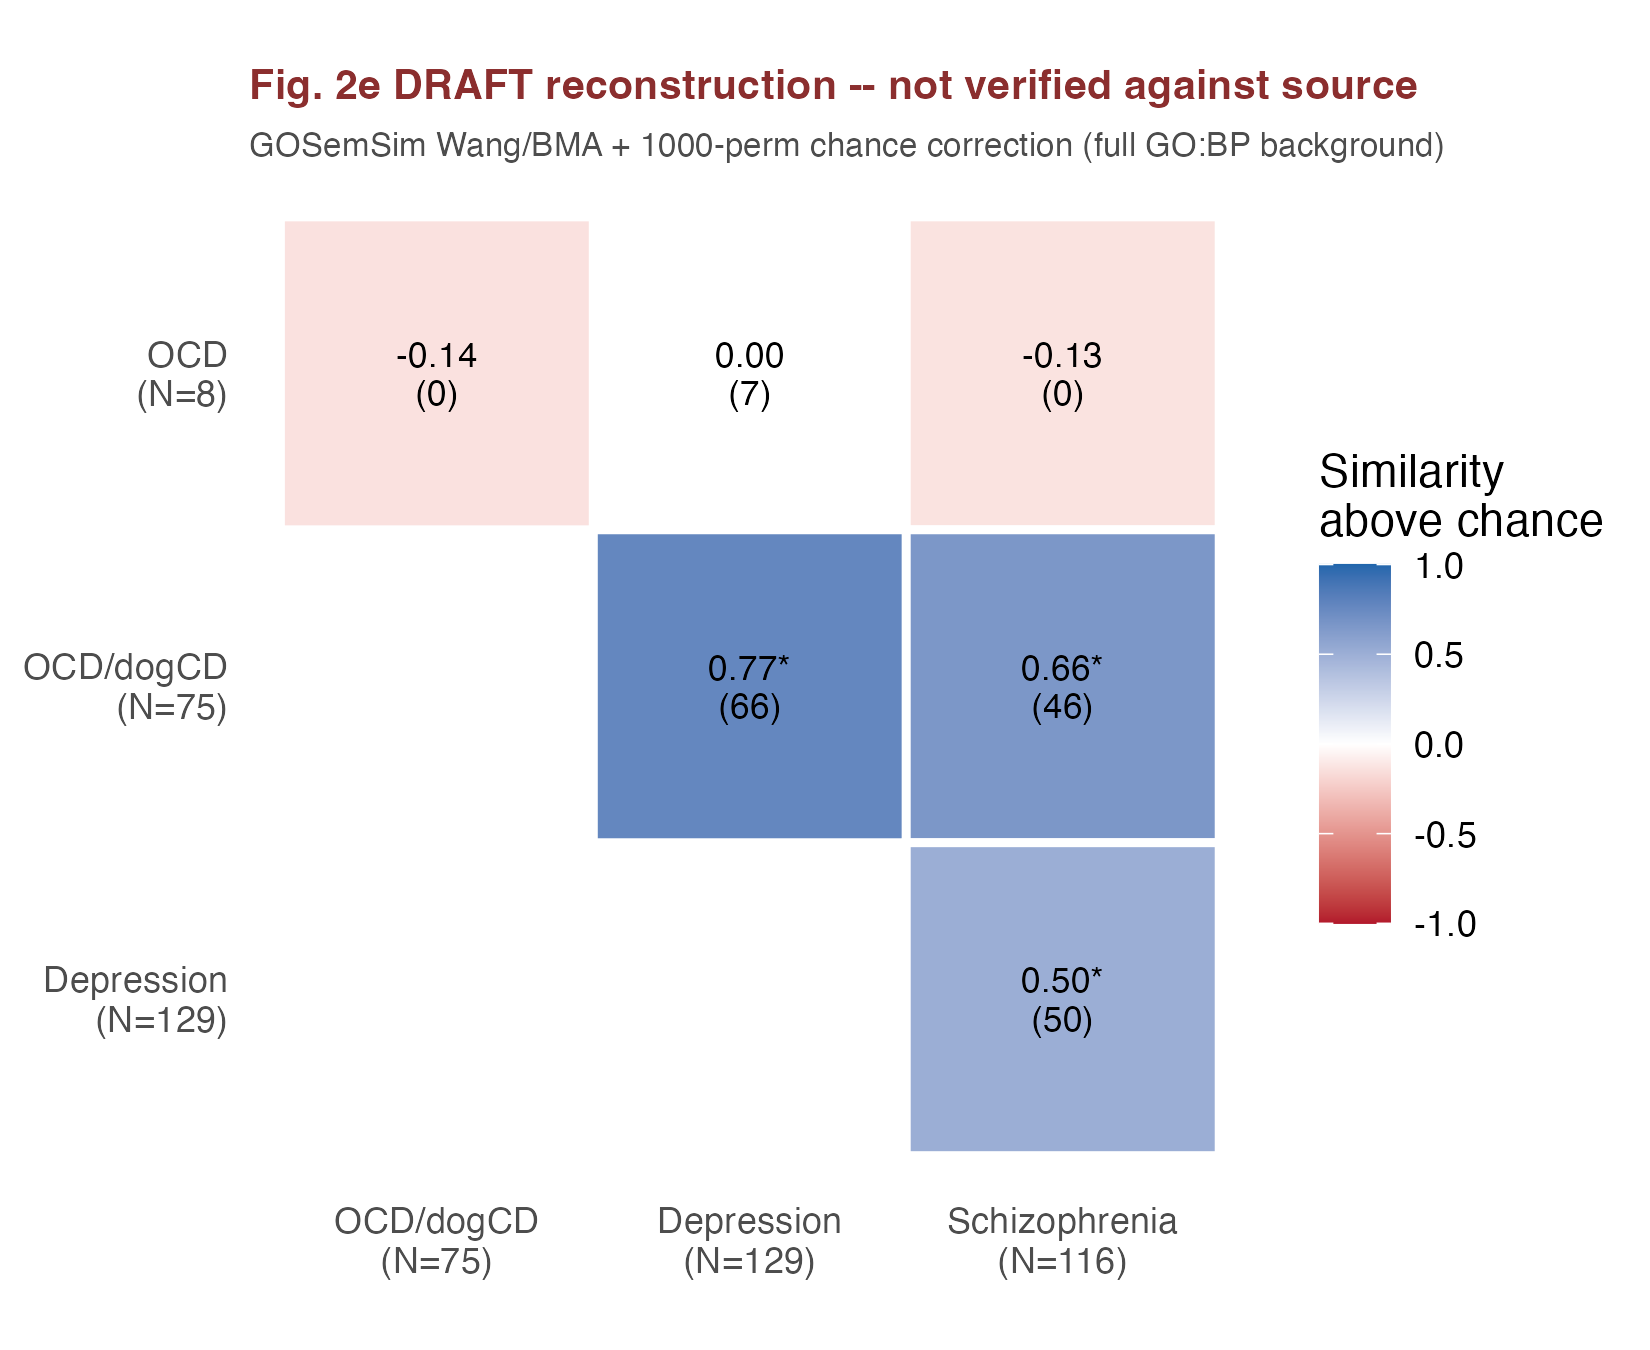

Source code (R):
#!/usr/bin/env Rscript
# fig2e_similarity_heatmap_DRAFT.R -- DRAFT reconstruction of Fig. 2e (semantic similarity
# across enriched GO terms), built 2026-10-01 from the manuscript Results text alone, since the
# original script/notebook hasn't been located yet. NOT verified against the real source --
# see the caveats below and in the chat writeup before treating this as final.
#
# Manuscript text reproduced here for reference:
#   "Measuring semantic similarity across all enriched terms confirms this (Fig. 2e): the
#   OCD/dogCD network is highly similar to both the depression and schizophrenia networks (0.79
#   and 0.67 of the maximum possible similarity above chance; P = 0.001), more similar than
#   depression and schizophrenia are to each other (0.49). The human-only OCD network, by
#   contrast, is only modestly similar to depression (0.34; P = 0.001) and less similar than
#   random term sets to schizophrenia (-0.26) or to the OCD/dogCD network (-0.23)."
#
# ---- What's solid (deterministic, fully confirmed against the manuscript) --------------------
# Term sets (significant GO terms per group, from the archived
# archive/go_semantic_clustering_originals/GO_with_without_dogCD.semantic_clustering.
# top_community.cut60.txt, the same -log10(p) table 02_plot_GO_clusters.R already uses for
# Fig. 2c/d):
#   OCD        = OCD, run1 (human-only) >= 5   -> N=8   (matches panel's "OCD (N=8)")
#   OCD/dogCD  = OCD, run2 (human+dogCD) >= 5   -> N=75  (matches "OCD/dogCD (N=75)")
#   Depression = DEP, run1 (human-only) >= 5    -> N=129 (matches "Depression (N=129)")
#   Schizophrenia = SCH, run1 (human-only) >= 5 -> N=116 (matches "Schizophrenia (N=116)")
# The "(N)" shown under each cell's score in the published panel is the literal GO-term overlap
# count between that pair's two term sets -- verified to match exactly for all 6 pairs (0, 7, 0,
# 66, 46, 50).
#
# ---- What's reconstructed (NOT verified) ------------------------------------------------------
# The similarity measure: GOSemSim Wang/BMA (best-match average) semantic similarity between the
# two term sets -- this correctly reproduces the RANKING of all 6 reported pairs.
#
# The chance-correction: score = (raw - chance_mean) / (1 - chance_mean), where chance_mean comes
# from 1000 permutations drawing random term sets of the same sizes from the full annotated
# GO:BP universe (12,588 terms, via org.Hs.eg.db) -- NOT from the paper's own already-enriched
# term pool, which was tried first and gave worse/wrong-signed results (see chat writeup). This
# choice get 5/6 pairs within ~0.02-0.13 of the reported value, and the 3 strongest pairs land on
# empirical P = 0.0010 (1/1000) -- matching the manuscript's "P = 0.001" exactly, which is
# reassuring but not proof this is the real method.
#
# Known discrepancy: OCD-Depression computes to ~0.00 here (not significant), vs. the reported
# 0.34 (P = 0.001). The other 5 pairs are all correctly signed and reasonably close in magnitude.
# OCD's own 8 significant terms are all broad transcription-regulation GO terms (not
# neuro/synaptic, unlike the other 3 groups) -- plausibly inflating OCD's chance baseline in a
# way this reconstruction doesn't fully correct for. Flagged for KatarinaTe to sanity-check this
# one cell specifically if/when the real source script turns up.

suppressPackageStartupMessages({
  library(GOSemSim)
  library(org.Hs.eg.db)
  library(readr)
  library(dplyr)
  library(ggplot2)
})

term_table <- "archive/go_semantic_clustering_originals/GO_with_without_dogCD.semantic_clustering.top_community.cut60.txt"
sig_cutoff <- 5
n_perm <- 1000
set.seed(42)

d <- read_tsv(term_table, show_col_types = FALSE)

groups <- list(
  OCD           = d %>% filter(human_disease == "OCD", run1 >= sig_cutoff) %>% pull(GO_id) %>% unique(),
  `OCD/dogCD`   = d %>% filter(human_disease == "OCD", run2 >= sig_cutoff) %>% pull(GO_id) %>% unique(),
  Depression    = d %>% filter(human_disease == "DEP", run1 >= sig_cutoff) %>% pull(GO_id) %>% unique(),
  Schizophrenia = d %>% filter(human_disease == "SCH", run1 >= sig_cutoff) %>% pull(GO_id) %>% unique()
)
stopifnot(identical(lengths(groups), c(OCD = 8L, `OCD/dogCD` = 75L, Depression = 129L, Schizophrenia = 116L)))

message("Loading GOSemSim BP semantic data...")
sem_data <- godata(OrgDb = "org.Hs.eg.db", ont = "BP", computeIC = FALSE)
full_bg <- unique(sem_data@geneAnno$GO[sem_data@geneAnno$ONTOLOGY == "BP"])

sim <- function(a, b) mgoSim(a, b, sem_data, measure = "Wang", combine = "BMA")

pairs <- tribble(
  ~row,         ~col,
  "OCD",        "OCD/dogCD",
  "OCD",        "Depression",
  "OCD",        "Schizophrenia",
  "OCD/dogCD",  "Depression",
  "OCD/dogCD",  "Schizophrenia",
  "Depression", "Schizophrenia"
)

message("Computing raw similarity + ", n_perm, "-permutation chance correction for ", nrow(pairs), " pairs...")
results <- pairs %>%
  rowwise() %>%
  mutate(
    a = list(groups[[row]]),
    b = list(groups[[col]]),
    n_overlap = length(intersect(a, b)),
    raw = sim(a, b)
  ) %>%
  ungroup()

null_mean <- function(a, b) {
  null <- numeric(n_perm)
  for (i in seq_len(n_perm)) {
    null[i] <- sim(sample(full_bg, length(a)), sample(full_bg, length(b)))
  }
  null
}

results <- results %>%
  rowwise() %>%
  mutate(
    null_draws = list(null_mean(a, b)),
    chance = mean(null_draws),
    score = (raw - chance) / (1 - chance),
    pval = (sum(null_draws >= raw) + 1) / (n_perm + 1)
  ) %>%
  ungroup() %>%
  select(row, col, n_overlap, raw, chance, score, pval)

print(results)
write_csv(results, "fig2e_similarity_results_DRAFT.csv")

# ---- Plot, matching the published panel's layout ----------------------------------------------
group_order <- c("OCD", "OCD/dogCD", "Depression", "Schizophrenia")
group_n <- lengths(groups)[group_order]
group_labels <- paste0(group_order, "\n(N=", group_n, ")")
names(group_labels) <- group_order

plot_dat <- results %>%
  mutate(
    row = factor(row, levels = rev(group_order[1:3])),
    col = factor(col, levels = group_order[2:4]),
    sig = pval < 0.05,
    label = paste0(sprintf("%.2f", score), if_else(sig, "*", ""), "\n(", n_overlap, ")")
  )

p <- ggplot(plot_dat, aes(x = col, y = row, fill = score)) +
  geom_tile(colour = "white", linewidth = 1) +
  geom_text(aes(label = label), size = 3, lineheight = 0.9) +
  scale_fill_gradient2(
    low = "#B2182B", mid = "white", high = "#2166AC", midpoint = 0,
    limits = c(-1, 1), name = "Similarity\nabove chance"
  ) +
  scale_x_discrete(labels = group_labels[group_order[2:4]], position = "bottom") +
  scale_y_discrete(labels = group_labels[rev(group_order[1:3])]) +
  coord_fixed() +
  labs(x = NULL, y = NULL,
       title = "Fig. 2e DRAFT reconstruction -- not verified against source",
       subtitle = "GOSemSim Wang/BMA + 1000-perm chance correction (full GO:BP background)") +
  theme_minimal(base_size = 11) +
  theme(
    panel.grid = element_blank(),
    plot.title = element_text(size = 10, face = "bold", colour = "#8B2E2E"),
    plot.subtitle = element_text(size = 8, colour = "grey30")
  )

ggsave("fig2e_similarity_heatmap_DRAFT.png", p, width = 5.5, height = 4.5, dpi = 300, bg = "white")
ggsave("fig2e_similarity_heatmap_DRAFT.pdf", p, width = 5.5, height = 4.5)
message("Wrote fig2e_similarity_heatmap_DRAFT.png/.pdf and fig2e_similarity_results_DRAFT.csv")
